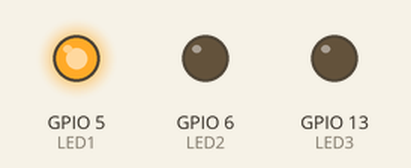
A program run on a simulated Raspberry Pi (BCM pin numbers). On the bench: output pins drawn as LEDs (lit = HIGH).

Above: at 0.2 s.
At 0.7 s:
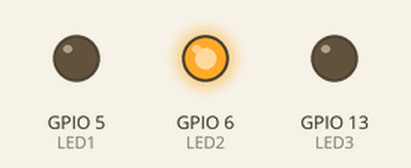
At 2.7 s:
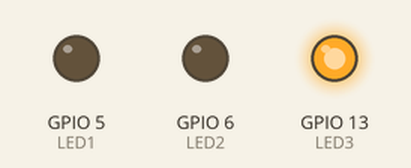
Timing chart, 0 to 3.5 s (numbered marks = the images above):
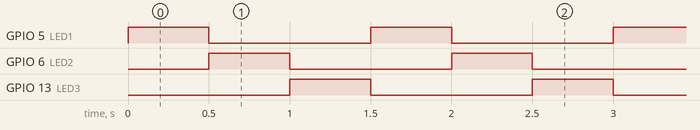

The program:

button_test.py
```python
import RPi.GPIO as g
import time

LED1, LED2, LED3 = 5, 6, 13
g.setmode(g.BCM)
g.setup(LED1, g.OUT)
g.setup(LED2, g.OUT)
g.setup(LED3, g.OUT)


def set_led(a=False, b=False, c=False):
    g.output(LED1, a)
    g.output(LED2, b)
    g.output(LED3, c)


try:
    while True:
        set_led(True)
        time.sleep(0.5)
        set_led(b=True)
        time.sleep(0.5)
        set_led(c=True)
        time.sleep(0.5)
finally:
    g.cleanup()
```

Measured:
- by itself, GPIO 5 (LED1), GPIO 6 (LED2), GPIO 13 (LED3): alternates HIGH for 0.50 s and LOW for 1.0 s
- by itself, everything shown: repeats every 1.5 s, in 3 steps
